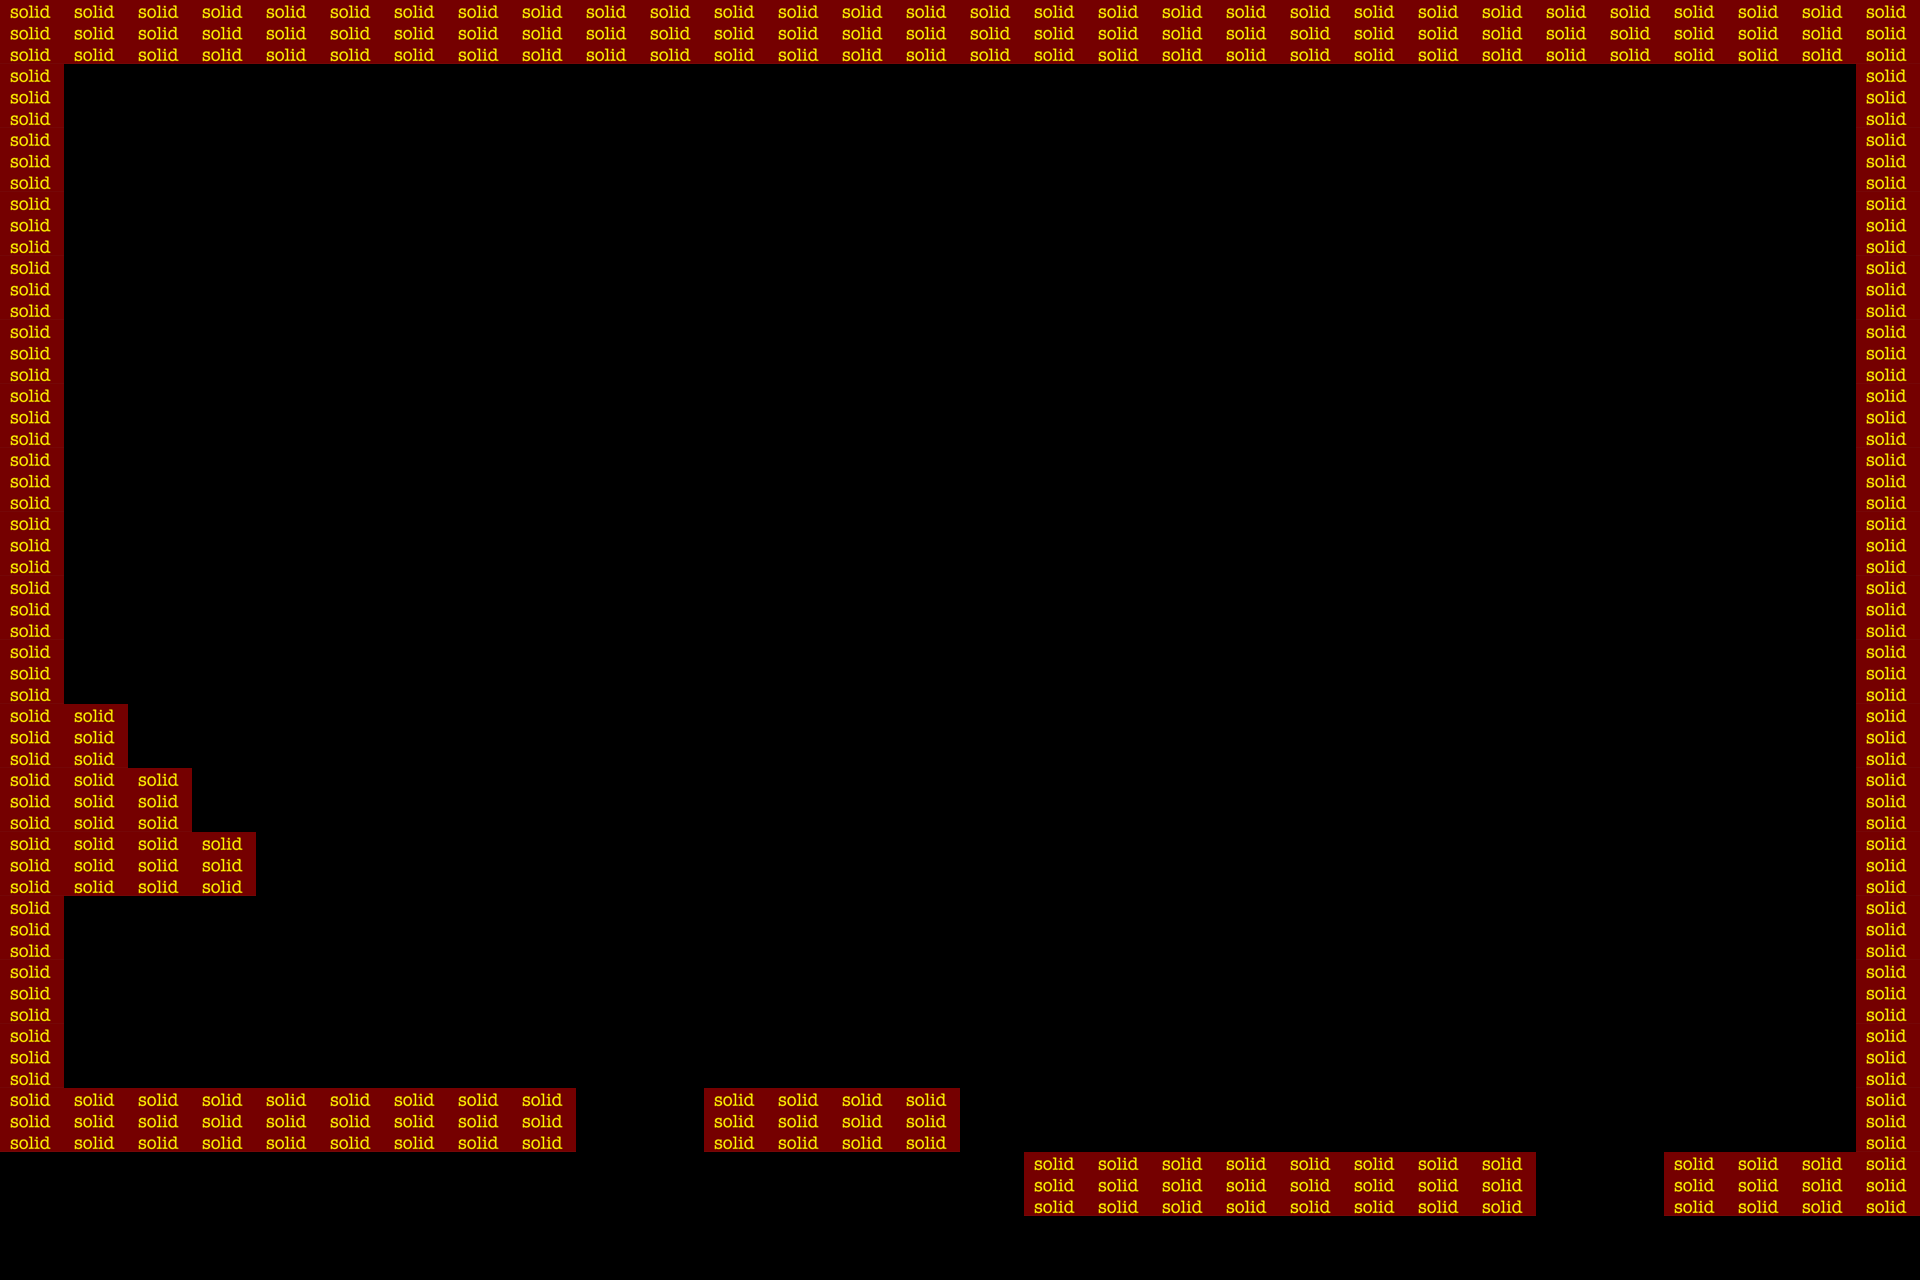

Below is a game level as drawn by its tile map, then a one-line description and the .tmx that defines it (tile-layer data replaced by summaries):
An orthogonal 30x20 tile map with 64x64 px tiles, 1 tile layer (propertiesLayer) and 17 objects (2x plat1.png, 2x plat2.png, spawn, end).

<map version="1.0" orientation="orthogonal" renderorder="right-down" width="30" height="20" tilewidth="64" tileheight="64" nextobjectid="271">
 <properties>
  <property name="Gravity" value="-900" />
  <property name="GroundFriction" value="60" />
  <property name="Image" value="testPlanet.png" />
  <property name="Name" value="URANO" />
 </properties>
 <tileset firstgid="1" name="properties" tilewidth="64" tileheight="64" tilecount="10">
  <image source="propertiesTiles.png" width="320" height="128" />
  <tile id="0">
   <properties>
    <property name="solid" value="true" />
   </properties>
  </tile>
 </tileset>
 <objectgroup name="objects">
  <object id="1" name="spawn" x="192" y="944" />
  <object id="221" name="end" x="1792" y="1088">
   <ellipse />
  </object>
 </objectgroup>
 <layer name="propertiesLayer" width="30" height="20">
  <data>[600 cells, 94 non-empty, 1 distinct tile ids]</data>
 </layer>
 <objectgroup name="platforms">
  <object id="256" name="plat1.png" x="64" y="1088" width="512" height="64" />
  <object id="257" name="plat2.png" x="704" y="1088" width="256" height="64" />
  <object id="259" name="plat2.png" x="1664" y="1152" width="256" height="64" />
  <object id="260" name="plat1.png" x="1024" y="1152" width="512" height="64" />
 </objectgroup>
 <objectgroup name="tips" />
 <objectgroup name="coins">
  <object id="261" x="1536" y="1088">
   <ellipse />
  </object>
  <object id="262" x="1600" y="1088">
   <ellipse />
  </object>
  <object id="263" x="1664" y="1088">
   <ellipse />
  </object>
  <object id="264" x="1024" y="1120">
   <ellipse />
  </object>
  <object id="265" x="992" y="1088">
   <ellipse />
  </object>
  <object id="267" x="640" y="1024">
   <ellipse />
  </object>
  <object id="268" x="704" y="1024">
   <ellipse />
  </object>
  <object id="269" x="576" y="1024">
   <ellipse />
  </object>
  <object id="270" x="512" y="1024">
   <ellipse />
  </object>
 </objectgroup>
 <objectgroup name="spikes">
  <object id="252" x="1280" y="1168">
   <ellipse />
  </object>
  <object id="253" x="384" y="1104">
   <ellipse />
  </object>
 </objectgroup>
</map>
